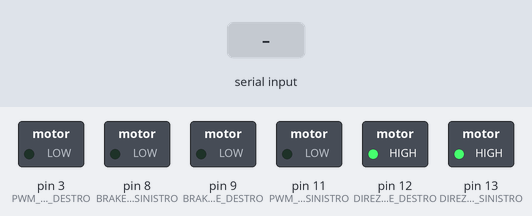
Bench run of a sketch on a simulated Arduino Uno, built with avr-gcc and run on an emulated ATmega328P. On the bench: switched loads named in the sketch (green lamp = pin HIGH). The test bench sets the inputs (shaded band).

Above: at 7.2 s.
7.3 s: "o90\n" received over the second serial link
At 7.8 s:
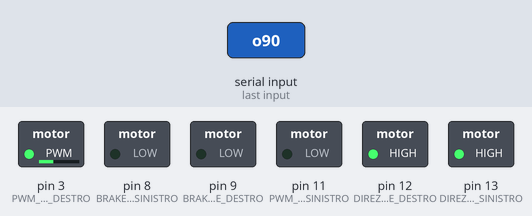
8.8 s: "o,45\n" received over the second serial link
At 10.0 s:
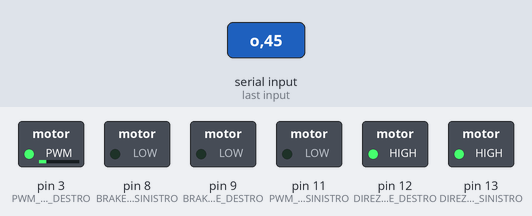
10.3 s: "p90\n" received over the second serial link
At 11.3 s:
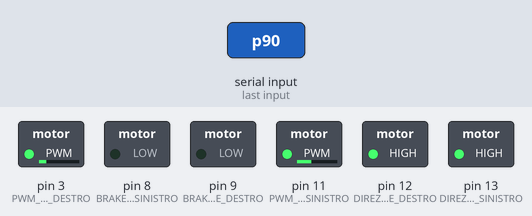
11.8 s: "p,45\n" received over the second serial link
At 12.4 s:
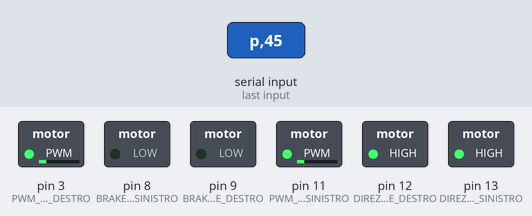
13.3 s: "o" received over the second serial link
At 15.4 s:
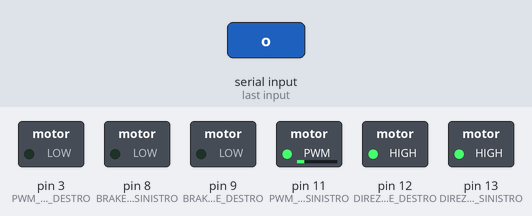
15.7 s: "o90\n" received over the second serial link
At 16.6 s:
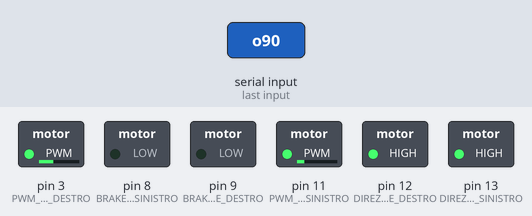
Timing chart, 0 to 18.2 s (numbered marks = the images above; inputs shaded):
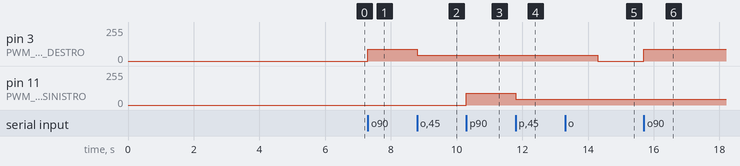

The sketch:

RobotTest3_Radiocomando.ino
```cpp
//COME USARE AMARINO: PER OGNI TRASMISSIONE BISOGNA INVIARE PRIMA UN BYTE DI INIZIO TRASMISSIONE, POI IL MESSAGGIO POI IL BYTE DI ACKNOWLEDGEMENT
/*
	startFlag = 18;
 	ack = 19;
 	delimiter = 59; //';' Delimita i dati inviati, tipo "A12.2;9.4;3.3"

 Questo programma legge un sensore sharp distance sul pin A5 e lo comunica via bluetooth
 TEST Robot

 /////////////////////////////////////////////////////////////////////////////////////////////
 Function	pins per Ch. A	pins per Ch. B

Direction	D12	        D13
PWM	        D3	        D11
Brake	        D9	        D8
Current Sensing	A0	        A1


 MOTORE A=MOTORE DI DESTRA!!
 MOTORE B=MOTORE DI SINISTRA!!

 NOTA: L'ALTOPARLANE NON ANDRA' CON I MOTORI ACCESI! PWM 3 e 11 occupate dal generatore di onde quadre.
//////////////////////////////////////////////////////////////////////////////////////////////


 */


#include <SoftwareSerial.h>   //Software Serial Port
#define RxD 4
#define TxD 7

#define DIREZIONE_MOTORE_DESTRO 12
#define DIREZIONE_MOTORE_SINISTRO 13

#define PWM_MOTORE_DESTRO 3
#define PWM_MOTORE_SINISTRO 11

#define BRAKE_MOTORE_DESTRO 9
#define BRAKE_MOTORE_SINISTRO 8

#define DEBUG_ENABLED  1

SoftwareSerial BlueToothSerial(RxD,TxD);

long sleeptime=0;
long currtime=0;
int pinSensore=A5;
int sensoreVal=0;
int sensoreDist=0;

void setup() {
  BlueToothSerial.begin(57600);  //Set BluetoothBee BaudRate to default baud rate 57600
  pinMode(13,OUTPUT);

  //Setta i pin dei motori come output
  /////////////////////////////////////////////////////////////////////////////
  pinMode(DIREZIONE_MOTORE_DESTRO,OUTPUT);
  pinMode(DIREZIONE_MOTORE_SINISTRO,OUTPUT);

  pinMode(PWM_MOTORE_DESTRO,OUTPUT);
  pinMode(PWM_MOTORE_SINISTRO,OUTPUT);

  pinMode(BRAKE_MOTORE_DESTRO,OUTPUT);
  pinMode(BRAKE_MOTORE_SINISTRO,OUTPUT);
  /////////////////////////////////////////////////////////////////////////////

  setupBlueToothConnection();
  digitalWrite(DIREZIONE_MOTORE_DESTRO,HIGH);
  digitalWrite(DIREZIONE_MOTORE_SINISTRO,HIGH);
  //analogWrite(redLed, 129);
  digitalWrite(13,HIGH);
  delay(2000);

}

void loop() {
  char rCh;
  if(BlueToothSerial.available()){//check if there's any data sent from the remote bluetooth shield
    rCh = (char)BlueToothSerial.read();
    int rval=0;

    switch (rCh){
      //Aggiorna i colori dei led  CAMBIO: Led Bianco, solo 9 è collegato
    case 'o':
      rval=BlueToothSerial.parseInt();
      analogWrite(PWM_MOTORE_DESTRO,rval);
      break;

    case 'p':
      rval=BlueToothSerial.parseInt();
      analogWrite(PWM_MOTORE_SINISTRO,rval);
      break;

    /*case 'q':
      rval=BlueToothSerial.parseInt();
      red(rval);
      break;*/
    }
  }
}

void setupBlueToothConnection()
{

  BlueToothSerial.print("\r\n+STWMOD=0\r\n"); //set the bluetooth work in slave mode
  BlueToothSerial.print("\r\n+STNA=SeeedBTSlave\r\n"); //set the bluetooth name as "SeeedBTSlave"
  BlueToothSerial.print("\r\n+STOAUT=1\r\n"); // Permit Paired device to connect me
  BlueToothSerial.print("\r\n+STAUTO=0\r\n"); // Auto-connection should be forbidden here
  delay(2000); // This delay is required.
  BlueToothSerial.print("\r\n+INQ=1\r\n"); //make the slave bluetooth inquirable
  BlueToothSerial.println("The slave bluetooth is inquirable!");
  delay(2000); // This delay is required.
  BlueToothSerial.flush();

}

//Print secondo il protocollo di Amarino/MeetAndroid
void BTSerialPrint(String string){
  BlueToothSerial.write(18);//startFlag = 18;
  BlueToothSerial.print(string);//Dati
  BlueToothSerial.write(19);//ack = 19;
}

void BTSerialPrint(int integer){
  BlueToothSerial.write(18);//startFlag = 18;
  BlueToothSerial.print(integer);//Dati
  BlueToothSerial.write(19);//ack = 19;
}

void BTSerialPrint(unsigned int uinteger){
  BlueToothSerial.write(18);//startFlag = 18;
  BlueToothSerial.print(uinteger);//Dati
  BlueToothSerial.write(19);//ack = 19;
}

void BTSerialPrint(long longint){
  BlueToothSerial.write(18);//startFlag = 18;
  BlueToothSerial.print(longint);//Dati
  BlueToothSerial.write(19);//ack = 19;
}

void BTSerialPrint(unsigned long ulongint){
  BlueToothSerial.write(18);//startFlag = 18;
  BlueToothSerial.print(ulongint);//Dati
  BlueToothSerial.write(19);//ack = 19;
}
```

Measured:
- after the input at 7.3 s, pin 3 (PWM_MOTORE_DESTRO): 0/255 → 90/255 at once
- after the input at 8.8 s, pin 3 (PWM_MOTORE_DESTRO): 90/255 → 45/255 at once
- after the input at 10.3 s, pin 11 (PWM_MOTORE_SINISTRO): 0/255 → 90/255 at once
- after the input at 11.8 s, pin 11 (PWM_MOTORE_SINISTRO): 90/255 → 45/255 at once
- after the input at 13.3 s, pin 3 (PWM_MOTORE_DESTRO): 45/255 → 0/255 after 1.0 s
- after the input at 15.7 s, pin 3 (PWM_MOTORE_DESTRO): 0/255 → 90/255 at once
